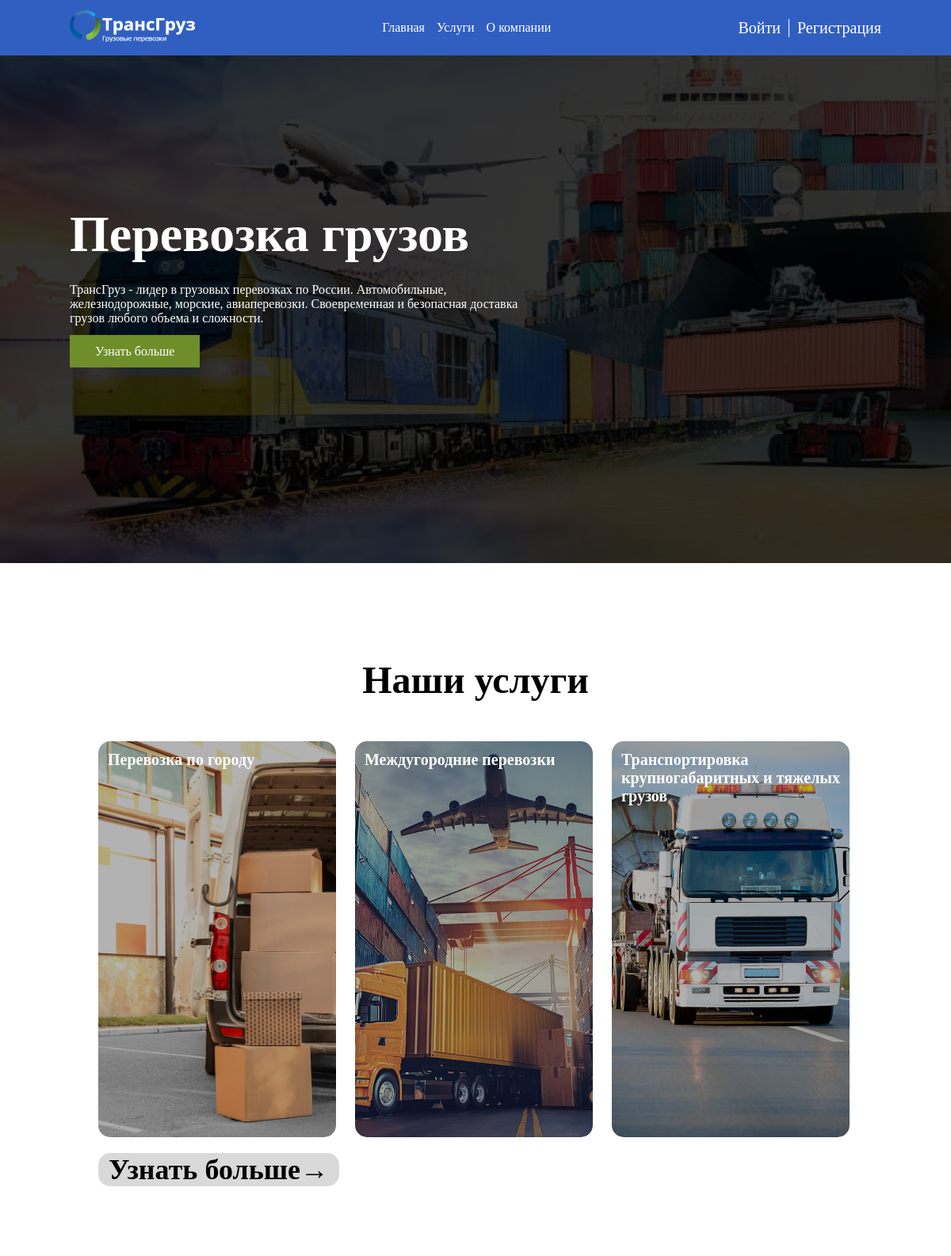
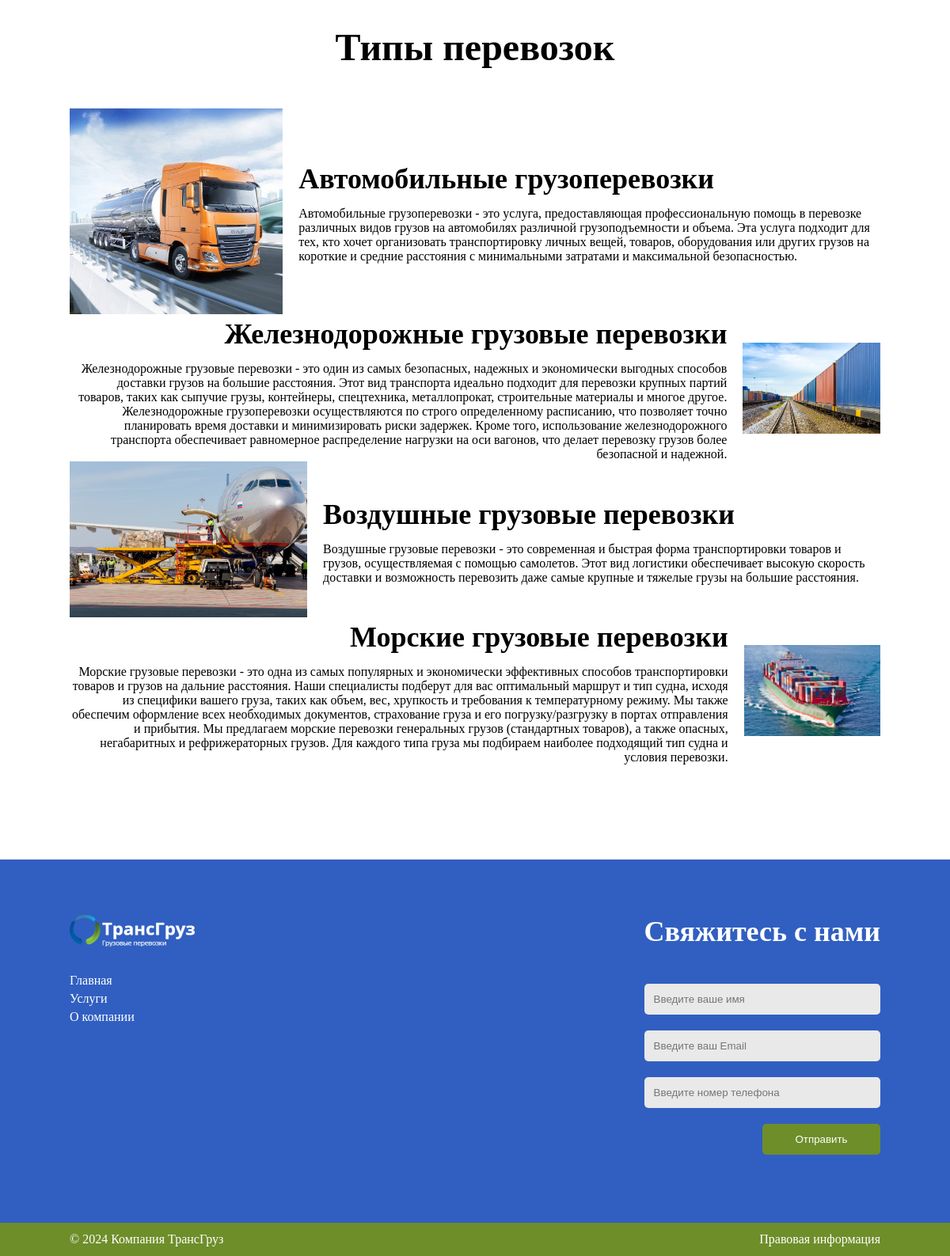
The page / on the database its author committed (2 pictures, top to bottom).
### transportation/models.py (models this page shows, shortened)
class Menu(models.Model):
    name = models.CharField(max_length=60, verbose_name='Название')
    link = models.CharField(max_length=255, verbose_name='Ссылка')
    class Meta:
        verbose_name = 'Меню'
        verbose_name_plural = 'Меню'

class Cards_orders(models.Model):
    title = models.CharField(max_length=255, verbose_name='Название')
    short_description = models.CharField(max_length=255, blank=True, verbose_name='Краткое описание')
    full_description = models.TextField(blank=True, verbose_name='Полное описание')
    image_card = models.ImageField(upload_to='transporations/images/', verbose_name='Изображение')
    slug = models.SlugField(max_length=255, db_index=True, unique=True)
    class Meta:
        verbose_name = 'Карточка закоза'
        verbose_name_plural = 'Карточки закозов'
    def get_absolute_url(self):
        return reverse('service', kwargs={'name': self.slug})

class Type_transporation(models.Model):
    title_type = models.CharField(max_length=60, verbose_name='Типы перевозок')
    description = models.TextField(blank=True, verbose_name='Описание')
    image_type = models.ImageField(verbose_name='Изображение')
    class Meta:
        verbose_name = 'Тип перевозок'
        verbose_name_plural = 'Типы перевозок'

### transportation/views.py (the view)
# urls.py: path('', views.index, name='home'),
def index(request):
    card_three = Cards_orders.objects.all()[:3]
    data = {
        'title': 'ТрансГруз',
        'menu_items': menu_items,
        'card_three': card_three,
        'type_transporations_item': type_transporations_item,
        'dt': dt
    }
    return render(request, "transportations/index.html", context=data)

### transportation/templates/transportations/index.html (shortened to what this page needs)
{% extends 'base.html' %}
{% load static %}
{% block content-header %}
<div class="bottom-header-wrapper">
    <div class="centring">
        <div class="bottom-header">
            <div class="text-header">
                <h1 class="title-page">Перевозка грузов</h1>
                <p class="description-company">ТрансГруз - лидер в грузовых перевозках по России. Автомобильные, железнодорожные, морские, авиаперевозки. Своевременная и безопасная доставка грузов любого объема и сложности.</p>
                <a href="{% url 'company' %}" class="link">Узнать больше</a>
            </div>
        </div>
    </div>
</div>
{% endblock %}
{% block index-path %}
    <div class="centring">
        <section class="services">
            <h2 class="title-section">Наши услуги</h2>
            <div class="group-cars">
                {% for i in card_three %}
                    <div class="card">
                        <a href="{{ i.get_absolute_url }}" class="link-card">
                            <div class="media-card">
                                <h3 class="title-card">{{ i.title }}</h3>
                                <img src="{{ i.image_card.url }}" alt="" class="image-card">
                            </div>
                        </a>
                    </div>
                {% endfor %}
                <div class="card more-card">
                    <a href="{% url 'services' %}" class="link-card more">
                        <p>Узнать больше→</p>
                    </a>
                </div>
            </div>
        </section>
        <section class="Types-transportation">
            <h2 class="title-section">Типы перевозок</h2>
            <div class="group-card-transportation">
                {% for i in type_transporations_item %}
                    <div class="card-transportation">
                        <div class="image-container">
                            <img src="{{ i.image_type.url }}" alt="">
                        </div>
                        <div class="text-card-transportation-block">
                            <h3 class="title-card-transportation">{{ i.title_type }}</h3>
                            <p class="text-card-transportation">{{ i.description }}</p>
                        </div>
                    </div>
                {% endfor %}
            </div>
        </section>
    </div>
{% endblock %}

### templates/base.html (shortened to what this page needs)
{% load static %}
<!DOCTYPE html>
<html lang="ru">
<head>
    <link rel="stylesheet" href="{% static 'transporations/style/index.css' %}">
    <link rel="stylesheet" href="{% static 'transporations/style/service.css' %}">
    <link rel="stylesheet" href="{% static 'transporations/style/company.css' %}">
    <link rel="stylesheet" href="{% static 'transporations/style/services.css' %}">
</head>
<body>
    <header class="header">
        <div class="top-header-wrapper">
            <div class="centring">
                <div class="top-header">
                    <div class="logo">
                        <a href="{% url 'home' %}"><img src="{% static 'transporations/images/logoza 1.png' %}"
                                                     alt="logo"></a>
                    </div>
                    <nav class="menu">
                        <ul class="list-menu">
                            {% for i in menu_items %}
                                <li class="list-item-menu">
                                    <a href="{% url i.link %}" class="link-menu">{{ i.name }}</a>
                                </li>
                            {% endfor %}
                        </ul>
                    </nav>
                    <div class="users-block">
                        {% if user.is_authenticated %}
                            {% if user.is_superuser %}
                                <a href="{% url 'admin:index' %}">{{ user.username }}</a>
                            {% else %}
                                <a href="{% url 'users:profile' %}">{{ user.username }}</a>
                            {% endif %}
                            <a href="{% url 'users:logout_user' %}">Выйти</a>
                        {% else %}
                            <a href="{% url 'users:login_user' %}">Войти</a>
                            <a href="{% url 'users:register_user' %}">Регистрация</a>
                        {% endif %}
                    </div>
                </div>
            </div>
        </div>
        {% block content-header %}
        {% endblock %}
    </header>
    {% block index-path %}
    {% endblock %}
    <footer class="footer">
        <div class="footer-top-wrapper">
            <div class="centring">
                <div class="footer-top">
                    <div class="footer-left">
                        <div class="logo-footer">
                            <a href="{% url 'home' %}"><img src="{% static 'transporations/images/logoza 1.png' %}" alt="logo"></a>
                        </div>
                        <ul class="list-menu-footer">
                            {% for i in menu_items %}
                                <li class="item-list-menu">
                                    <a href="{% url i.link %}" class="link-menu">{{ i.name }}</a>
                                </li>
                            {% endfor %}
                        </ul>
                    </div>
                    <div class="footer-right">
                        <h3 class="title-block-form">Свяжитесь с нами</h3>
                        <div class="block-form" id="contact-form">
                            <form action="/success/" id="form" method="POST">
                                <input type="text" placeholder="Введите ваше имя" name="name">
                                <input type="email" placeholder="Введите ваш Email" name="email">
                                <input type="tel" placeholder="Введите номер телефона" name="tel">
                                <button type="submit">Отправить</button>
                            </form>
                        </div>
                    </div>
                </div>
            </div>
        </div>
        <div class="footer-bottom-wrapper">
            <div class="centring">
                <div class="footer-bottom">
                    <div class="company">© {{ dt.year }} Компания ТрансГруз</div>
                    <a href="{% url 'company' %}" class="info">Правовая информация</a>
                </div>
            </div>
        </div>
    </footer>
</body>
</html>

### rows shown on the page
Menu: name "Главная"
Menu: name "Услуги"
Menu: name "О компании"
Cards_orders: title "Перевозка по городу", image_card (picture)
Cards_orders: title "Междугородние перевозки", image_card (picture)
Cards_orders: title "Транспортировка крупногабаритных и тяжелых грузов", image_card (picture)
Type_transporation: image_type (picture), title_type "Автомобильные грузоперевозки", description "Автомобильные грузоперевозки - это услуга, предоставляющая профессиональную помощь в перевозке различных видов грузов на автомобилях различной грузоподъемности и объема. Эта услуга подходит для тех, кто хочет организовать транспортировку личных вещей, товаров, оборудования или других грузов на короткие и средние расстояния с минимальными затратами и максимальной безопасностью."
Type_transporation: image_type (picture), title_type "Железнодорожные грузовые перевозки", description "Железнодорожные грузовые перевозки - это один из самых безопасных, надежных и экономически выгодных способов доставки грузов на большие расстояния. Этот вид транспорта идеально подходит для перевозки крупных партий товаров, таких как сыпучие грузы, контейнеры, спецтехника, металлопрокат, строительные материалы и многое другое. Железнодорожные грузоперевозки осуществляются по строго определенному расписанию, что позволяет точно планировать время доставки и минимизировать риски задержек. Кроме того, использование железнодорожного транспорта обеспечивает равномерное распределение нагрузки на оси вагонов, что делает перевозку грузов более безопасной и надежной."
Type_transporation: image_type (picture), title_type "Воздушные грузовые перевозки", description "Воздушные грузовые перевозки - это современная и быстрая форма транспортировки товаров и грузов, осуществляемая с помощью самолетов. Этот вид логистики обеспечивает высокую скорость доставки и возможность перевозить даже самые крупные и тяжелые грузы на большие расстояния."
Type_transporation: image_type (picture), title_type "Морские грузовые перевозки", description "Морские грузовые перевозки - это одна из самых популярных и экономически эффективных способов транспортировки товаров и грузов на дальние расстояния. Наши специалисты подберут для вас оптимальный маршрут и тип судна, исходя из специфики вашего груза, таких как объем, вес, хрупкость и требования к температурному режиму. Мы также обеспечим оформление всех необходимых документов, страхование груза и его погрузку/разгрузку в портах отправления и прибытия. Мы предлагаем морские перевозки генеральных грузов (стандартных товаров), а также опасных, негабаритных и рефрижераторных грузов. Для каждого типа груза мы подбираем наиболее подходящий тип судна и условия перевозки."

### other values the page prints
{{ dt.year }} "2024"
